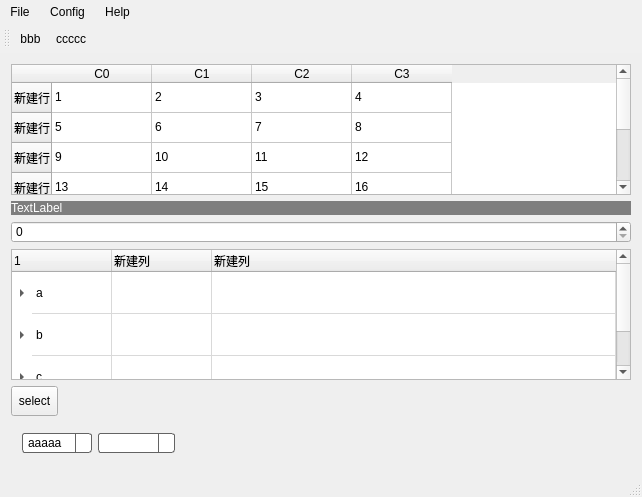
<?xml version="1.0" encoding="UTF-8"?>
<ui version="4.0">
 <class>MainWindow</class>
 <widget class="QMainWindow" name="MainWindow">
  <property name="geometry">
   <rect>
    <x>0</x>
    <y>0</y>
    <width>642</width>
    <height>497</height>
   </rect>
  </property>
  <property name="windowTitle">
   <string>MainWindow</string>
  </property>
  <property name="styleSheet">
   <string notr="true">QComboBox{
	border-radius: 3px;
	padding: 1px 10px 1px 5px;
	border: 1px solid #636363;
}
QComboBox:hover{
	border-radius: 3px;
	padding: 1px 10px 1px 5px;
	border: 1px solid #636363;
	
	background-color: rgb(170, 255, 255);
}
QComboBox::drop-down{
	subcontrol-origin: padding;
	subcontrol-position: top right;
	width: 15px; 
	border-left-width: 1px;
	border-left-style: solid;
	border-top-right-radius: 3px;
	border-bottom-right-radius: 3px;
	border-left-color: #636363;
}

QComboBox::down-arrow{
	image: url(:/image/array_down.png); 
}

QTreeView {
      show-decoration-selected: 1;
  }
QTreeView::item {
	border: 1px solid #d9d9d9;
	border-left-color: transparent;
	border-top-color: transparent;
	height:40px;
}
   QTreeView::item:hover {
      background: qlineargradient(x1: 0, y1: 0, x2: 0, y2: 1, stop: 0 #e7effd, stop: 1 #cbdaf1);
      border: 1px solid #bfcde4;
height:40px;
  }
QTreeView::item:selected {
	border: 1px solid #567dbc;
	height:40px;
}
  QTreeView::item:selected:active{
    background: #567DBC;
	height:40px;
  }
QTreeView::item:selected:!active {
    background: #567DBC;
	height:40px;
  }</string>
  </property>
  <widget class="QWidget" name="centralWidget">
   <layout class="QVBoxLayout" name="verticalLayout">
    <item>
     <widget class="QTableWidget" name="tableWidget">
      <row>
       <property name="text">
        <string>新建行</string>
       </property>
      </row>
      <row>
       <property name="text">
        <string>新建行</string>
       </property>
      </row>
      <row>
       <property name="text">
        <string>新建行</string>
       </property>
      </row>
      <row>
       <property name="text">
        <string>新建行</string>
       </property>
      </row>
      <row>
       <property name="text">
        <string>新建行</string>
       </property>
      </row>
      <row>
       <property name="text">
        <string>新建行</string>
       </property>
      </row>
      <column>
       <property name="text">
        <string>C0</string>
       </property>
      </column>
      <column>
       <property name="text">
        <string>C1</string>
       </property>
      </column>
      <column>
       <property name="text">
        <string>C2</string>
       </property>
      </column>
      <column>
       <property name="text">
        <string>C3</string>
       </property>
      </column>
      <item row="0" column="0">
       <property name="text">
        <string>1</string>
       </property>
      </item>
      <item row="0" column="1">
       <property name="text">
        <string>2</string>
       </property>
      </item>
      <item row="0" column="2">
       <property name="text">
        <string>3</string>
       </property>
      </item>
      <item row="0" column="3">
       <property name="text">
        <string>4</string>
       </property>
      </item>
      <item row="1" column="0">
       <property name="text">
        <string>5</string>
       </property>
      </item>
      <item row="1" column="1">
       <property name="text">
        <string>6</string>
       </property>
      </item>
      <item row="1" column="2">
       <property name="text">
        <string>7</string>
       </property>
      </item>
      <item row="1" column="3">
       <property name="text">
        <string>8</string>
       </property>
      </item>
      <item row="2" column="0">
       <property name="text">
        <string>9</string>
       </property>
      </item>
      <item row="2" column="1">
       <property name="text">
        <string>10</string>
       </property>
      </item>
      <item row="2" column="2">
       <property name="text">
        <string>11</string>
       </property>
      </item>
      <item row="2" column="3">
       <property name="text">
        <string>12</string>
       </property>
      </item>
      <item row="3" column="0">
       <property name="text">
        <string>13</string>
       </property>
      </item>
      <item row="3" column="1">
       <property name="text">
        <string>14</string>
       </property>
      </item>
      <item row="3" column="2">
       <property name="text">
        <string>15</string>
       </property>
      </item>
      <item row="3" column="3">
       <property name="text">
        <string>16</string>
       </property>
      </item>
      <item row="4" column="0">
       <property name="text">
        <string>17</string>
       </property>
      </item>
      <item row="4" column="1">
       <property name="text">
        <string>18</string>
       </property>
      </item>
      <item row="4" column="2">
       <property name="text">
        <string>19</string>
       </property>
      </item>
      <item row="4" column="3">
       <property name="text">
        <string>20</string>
       </property>
      </item>
      <item row="5" column="0">
       <property name="text">
        <string>21</string>
       </property>
      </item>
      <item row="5" column="1">
       <property name="text">
        <string>22</string>
       </property>
      </item>
      <item row="5" column="2">
       <property name="text">
        <string>23</string>
       </property>
      </item>
      <item row="5" column="3">
       <property name="text">
        <string>24</string>
       </property>
      </item>
     </widget>
    </item>
    <item>
     <widget class="QLabel" name="label">
      <property name="styleSheet">
       <string notr="true">background-color: rgb(126, 126, 126);
color: rgb(255, 255, 255);
font: 75 12pt &quot;Consolas&quot;;</string>
      </property>
      <property name="text">
       <string>TextLabel</string>
      </property>
     </widget>
    </item>
    <item>
     <widget class="QSpinBox" name="spinBox"/>
    </item>
    <item>
     <widget class="QTreeWidget" name="treeWidget">
      <column>
       <property name="text">
        <string>1</string>
       </property>
      </column>
      <column>
       <property name="text">
        <string>新建列</string>
       </property>
      </column>
      <column>
       <property name="text">
        <string>新建列</string>
       </property>
      </column>
      <item>
       <property name="text">
        <string>a</string>
       </property>
       <item>
        <property name="text">
         <string>a1</string>
        </property>
       </item>
       <item>
        <property name="text">
         <string>a2</string>
        </property>
       </item>
       <item>
        <property name="text">
         <string>a3</string>
        </property>
       </item>
      </item>
      <item>
       <property name="text">
        <string>b</string>
       </property>
       <item>
        <property name="text">
         <string>b1</string>
        </property>
       </item>
       <item>
        <property name="text">
         <string>b2</string>
        </property>
       </item>
       <item>
        <property name="text">
         <string>b3</string>
        </property>
       </item>
      </item>
      <item>
       <property name="text">
        <string>c</string>
       </property>
       <item>
        <property name="text">
         <string>新建子项目</string>
        </property>
       </item>
       <item>
        <property name="text">
         <string>新建项目</string>
        </property>
       </item>
      </item>
     </widget>
    </item>
    <item>
     <widget class="QToolButton" name="toolButton">
      <property name="minimumSize">
       <size>
        <width>30</width>
        <height>30</height>
       </size>
      </property>
      <property name="text">
       <string>select</string>
      </property>
     </widget>
    </item>
    <item>
     <widget class="QWidget" name="widget" native="true">
      <layout class="QHBoxLayout" name="horizontalLayout">
       <item>
        <widget class="QComboBox" name="comboBox">
         <item>
          <property name="text">
           <string>aaaaa</string>
          </property>
         </item>
         <item>
          <property name="text">
           <string>bbbb</string>
          </property>
         </item>
         <item>
          <property name="text">
           <string>ccccc</string>
          </property>
         </item>
         <item>
          <property name="text">
           <string>dddd</string>
          </property>
         </item>
        </widget>
       </item>
       <item>
        <widget class="QComboBox" name="comboBox_2"/>
       </item>
       <item>
        <spacer name="horizontalSpacer">
         <property name="orientation">
          <enum>Qt::Horizontal</enum>
         </property>
         <property name="sizeHint" stdset="0">
          <size>
           <width>40</width>
           <height>20</height>
          </size>
         </property>
        </spacer>
       </item>
      </layout>
     </widget>
    </item>
   </layout>
  </widget>
  <widget class="QMenuBar" name="menuBar">
   <property name="geometry">
    <rect>
     <x>0</x>
     <y>0</y>
     <width>642</width>
     <height>28</height>
    </rect>
   </property>
   <property name="styleSheet">
    <string notr="true">QMenuBar {
	spacing: 0px; /* spacing between menu bar items */
    background-color: #F0F0F0;
}

QMenuBar::item {
    
    padding: 5px 10px 5px 10px;
    background: transparent;
	color:black;
	min-width:50px;
	min-height:50px;
}

QMenuBar::item:selected { /* when selected using mouse or keyboard */
    background: #a8a8a8;
	color:black;
	color:white;
	border-left:1px solid black;
border-top:1px solid black;
border-right:1px solid black;
}

QMenuBar::item:pressed {
    background: #BBB9B9;
	color:black;
	min-width:50px;
	min-height:50px;
}

QMenu {
    background-color: #BBB9B9; /* sets background of the menu */
    	border-left:1px solid black;
border-bottom:1px solid black;
border-right:1px solid black;
}

QMenu::item {
    /* sets background of menu item. set this to something non-transparent
        if you want menu color and menu item color to be different */
    background-color: transparent;
	padding:5px 0px 5px 0px;
}

QMenu::item:selected { /* when user selects item using mouse or keyboard */
    background-color: #567DBC;
	padding:5px 0px 5px 0px;

}</string>
   </property>
   <widget class="QMenu" name="menuHello">
    <property name="title">
     <string>File</string>
    </property>
    <addaction name="actionDdd"/>
    <addaction name="actionCcc"/>
    <addaction name="separator"/>
    <addaction name="actionCcccc"/>
   </widget>
   <widget class="QMenu" name="menuHelp">
    <property name="title">
     <string>Help</string>
    </property>
   </widget>
   <widget class="QMenu" name="menuConfig">
    <property name="title">
     <string>Config</string>
    </property>
    <addaction name="actionFff"/>
    <addaction name="actionCf"/>
    <addaction name="actionAaa"/>
    <addaction name="actionBbb"/>
   </widget>
   <addaction name="menuHello"/>
   <addaction name="menuConfig"/>
   <addaction name="menuHelp"/>
  </widget>
  <widget class="QToolBar" name="mainToolBar">
   <property name="styleSheet">
    <string notr="true">QToolBar {
    background: #F0F0F0;
    spacing: 3px; /* spacing between items in the tool bar */
	border:none;
}
</string>
   </property>
   <attribute name="toolBarArea">
    <enum>TopToolBarArea</enum>
   </attribute>
   <attribute name="toolBarBreak">
    <bool>false</bool>
   </attribute>
   <addaction name="actionBbb"/>
   <addaction name="actionCcccc"/>
  </widget>
  <widget class="QStatusBar" name="statusBar"/>
  <action name="actionDdd">
   <property name="text">
    <string>ddd</string>
   </property>
  </action>
  <action name="actionCcc">
   <property name="text">
    <string>ccc</string>
   </property>
  </action>
  <action name="actionFff">
   <property name="text">
    <string>fff</string>
   </property>
  </action>
  <action name="actionCf">
   <property name="text">
    <string>cf</string>
   </property>
  </action>
  <action name="actionAaa">
   <property name="text">
    <string>aaa</string>
   </property>
  </action>
  <action name="actionBbb">
   <property name="text">
    <string>bbb</string>
   </property>
  </action>
  <action name="actionCcccc">
   <property name="text">
    <string>ccccc</string>
   </property>
  </action>
 </widget>
 <layoutdefault spacing="6" margin="11"/>
 <resources/>
 <connections/>
</ui>
